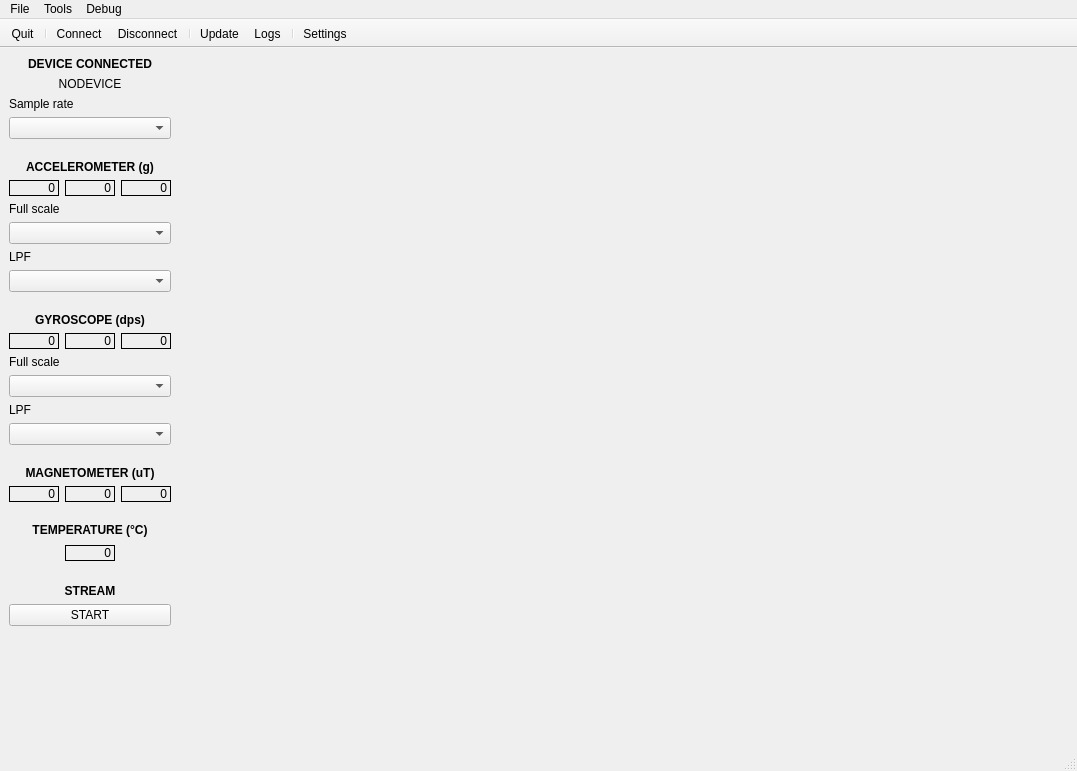
<?xml version="1.0" encoding="UTF-8"?>
<ui version="4.0">
 <class>Graphity</class>
 <widget class="QMainWindow" name="Graphity">
  <property name="geometry">
   <rect>
    <x>0</x>
    <y>0</y>
    <width>1077</width>
    <height>771</height>
   </rect>
  </property>
  <property name="windowTitle">
   <string>Graphity</string>
  </property>
  <widget class="QWidget" name="centralwidget">
   <layout class="QHBoxLayout" name="horizontalLayout_2">
    <item>
     <layout class="QVBoxLayout" name="commandsLayout">
      <property name="spacing">
       <number>6</number>
      </property>
      <item>
       <widget class="QLabel" name="deviceConnectedLabel">
        <property name="text">
         <string>&lt;html&gt;&lt;head/&gt;&lt;body&gt;&lt;p align=&quot;center&quot;&gt;&lt;span style=&quot; font-weight:700;&quot;&gt;DEVICE CONNECTED&lt;/span&gt;&lt;/p&gt;&lt;/body&gt;&lt;/html&gt;</string>
        </property>
       </widget>
      </item>
      <item>
       <widget class="QLabel" name="deviceConnectedValueLabel">
        <property name="text">
         <string>NODEVICE</string>
        </property>
        <property name="alignment">
         <set>Qt::AlignCenter</set>
        </property>
       </widget>
      </item>
      <item>
       <widget class="QLabel" name="sampleRateLabel">
        <property name="sizePolicy">
         <sizepolicy hsizetype="Preferred" vsizetype="Fixed">
          <horstretch>0</horstretch>
          <verstretch>0</verstretch>
         </sizepolicy>
        </property>
        <property name="text">
         <string>&lt;html&gt;&lt;head/&gt;&lt;body&gt;&lt;p&gt;Sample rate&lt;/p&gt;&lt;/body&gt;&lt;/html&gt;</string>
        </property>
        <property name="alignment">
         <set>Qt::AlignLeading|Qt::AlignLeft|Qt::AlignVCenter</set>
        </property>
       </widget>
      </item>
      <item>
       <widget class="QComboBox" name="sampleRateComboBox">
        <property name="sizePolicy">
         <sizepolicy hsizetype="Preferred" vsizetype="Fixed">
          <horstretch>0</horstretch>
          <verstretch>0</verstretch>
         </sizepolicy>
        </property>
       </widget>
      </item>
      <item>
       <spacer name="verticalSpacer_3">
        <property name="orientation">
         <enum>Qt::Vertical</enum>
        </property>
        <property name="sizeType">
         <enum>QSizePolicy::Fixed</enum>
        </property>
        <property name="sizeHint" stdset="0">
         <size>
          <width>20</width>
          <height>15</height>
         </size>
        </property>
       </spacer>
      </item>
      <item>
       <widget class="QLabel" name="accLabel">
        <property name="text">
         <string>&lt;html&gt;&lt;head/&gt;&lt;body&gt;&lt;p&gt;&lt;span style=&quot; font-weight:700;&quot;&gt;ACCELEROMETER (g)&lt;/span&gt;&lt;/p&gt;&lt;/body&gt;&lt;/html&gt;</string>
        </property>
        <property name="alignment">
         <set>Qt::AlignCenter</set>
        </property>
       </widget>
      </item>
      <item>
       <layout class="QHBoxLayout" name="accValuesLayout">
        <item>
         <widget class="QLabel" name="accXValueLabel">
          <property name="sizePolicy">
           <sizepolicy hsizetype="Fixed" vsizetype="Preferred">
            <horstretch>0</horstretch>
            <verstretch>0</verstretch>
           </sizepolicy>
          </property>
          <property name="minimumSize">
           <size>
            <width>50</width>
            <height>0</height>
           </size>
          </property>
          <property name="frameShape">
           <enum>QFrame::Box</enum>
          </property>
          <property name="text">
           <string>0</string>
          </property>
          <property name="alignment">
           <set>Qt::AlignRight|Qt::AlignTrailing|Qt::AlignVCenter</set>
          </property>
         </widget>
        </item>
        <item>
         <widget class="QLabel" name="accYValueLabel">
          <property name="sizePolicy">
           <sizepolicy hsizetype="Fixed" vsizetype="Preferred">
            <horstretch>0</horstretch>
            <verstretch>0</verstretch>
           </sizepolicy>
          </property>
          <property name="minimumSize">
           <size>
            <width>50</width>
            <height>0</height>
           </size>
          </property>
          <property name="frameShape">
           <enum>QFrame::Box</enum>
          </property>
          <property name="text">
           <string>0</string>
          </property>
          <property name="alignment">
           <set>Qt::AlignRight|Qt::AlignTrailing|Qt::AlignVCenter</set>
          </property>
         </widget>
        </item>
        <item>
         <widget class="QLabel" name="accZValueLabel">
          <property name="sizePolicy">
           <sizepolicy hsizetype="Fixed" vsizetype="Preferred">
            <horstretch>0</horstretch>
            <verstretch>0</verstretch>
           </sizepolicy>
          </property>
          <property name="minimumSize">
           <size>
            <width>50</width>
            <height>0</height>
           </size>
          </property>
          <property name="frameShape">
           <enum>QFrame::Box</enum>
          </property>
          <property name="text">
           <string>0</string>
          </property>
          <property name="alignment">
           <set>Qt::AlignRight|Qt::AlignTrailing|Qt::AlignVCenter</set>
          </property>
         </widget>
        </item>
       </layout>
      </item>
      <item>
       <widget class="QLabel" name="accFullScaleLabel">
        <property name="text">
         <string>Full scale</string>
        </property>
       </widget>
      </item>
      <item>
       <widget class="QComboBox" name="accFullScaleComboBox"/>
      </item>
      <item>
       <widget class="QLabel" name="accDlpfLabel">
        <property name="text">
         <string>&lt;html&gt;&lt;head/&gt;&lt;body&gt;&lt;p&gt;LPF&lt;/p&gt;&lt;/body&gt;&lt;/html&gt;</string>
        </property>
       </widget>
      </item>
      <item>
       <widget class="QComboBox" name="accDlpfComboBox"/>
      </item>
      <item>
       <spacer name="verticalSpacer_4">
        <property name="orientation">
         <enum>Qt::Vertical</enum>
        </property>
        <property name="sizeType">
         <enum>QSizePolicy::Fixed</enum>
        </property>
        <property name="sizeHint" stdset="0">
         <size>
          <width>20</width>
          <height>15</height>
         </size>
        </property>
       </spacer>
      </item>
      <item>
       <widget class="QLabel" name="gyroLabel">
        <property name="text">
         <string>&lt;html&gt;&lt;head/&gt;&lt;body&gt;&lt;p&gt;&lt;span style=&quot; font-weight:700;&quot;&gt;GYROSCOPE (dps)&lt;/span&gt;&lt;/p&gt;&lt;/body&gt;&lt;/html&gt;</string>
        </property>
        <property name="alignment">
         <set>Qt::AlignCenter</set>
        </property>
       </widget>
      </item>
      <item>
       <layout class="QHBoxLayout" name="gyroValuesLayout">
        <item>
         <widget class="QLabel" name="gyroXValueLabel">
          <property name="sizePolicy">
           <sizepolicy hsizetype="Fixed" vsizetype="Preferred">
            <horstretch>0</horstretch>
            <verstretch>0</verstretch>
           </sizepolicy>
          </property>
          <property name="minimumSize">
           <size>
            <width>50</width>
            <height>0</height>
           </size>
          </property>
          <property name="frameShape">
           <enum>QFrame::Box</enum>
          </property>
          <property name="text">
           <string>0</string>
          </property>
          <property name="alignment">
           <set>Qt::AlignRight|Qt::AlignTrailing|Qt::AlignVCenter</set>
          </property>
         </widget>
        </item>
        <item>
         <widget class="QLabel" name="gyroYValueLabel">
          <property name="sizePolicy">
           <sizepolicy hsizetype="Fixed" vsizetype="Preferred">
            <horstretch>0</horstretch>
            <verstretch>0</verstretch>
           </sizepolicy>
          </property>
          <property name="minimumSize">
           <size>
            <width>50</width>
            <height>0</height>
           </size>
          </property>
          <property name="frameShape">
           <enum>QFrame::Box</enum>
          </property>
          <property name="text">
           <string>0</string>
          </property>
          <property name="alignment">
           <set>Qt::AlignRight|Qt::AlignTrailing|Qt::AlignVCenter</set>
          </property>
         </widget>
        </item>
        <item>
         <widget class="QLabel" name="gyroZValueLabel">
          <property name="sizePolicy">
           <sizepolicy hsizetype="Fixed" vsizetype="Preferred">
            <horstretch>0</horstretch>
            <verstretch>0</verstretch>
           </sizepolicy>
          </property>
          <property name="minimumSize">
           <size>
            <width>50</width>
            <height>0</height>
           </size>
          </property>
          <property name="frameShape">
           <enum>QFrame::Box</enum>
          </property>
          <property name="text">
           <string>0</string>
          </property>
          <property name="alignment">
           <set>Qt::AlignRight|Qt::AlignTrailing|Qt::AlignVCenter</set>
          </property>
         </widget>
        </item>
       </layout>
      </item>
      <item>
       <widget class="QLabel" name="gyroFullScaleLabel">
        <property name="text">
         <string>&lt;html&gt;&lt;head/&gt;&lt;body&gt;&lt;p&gt;Full scale&lt;/p&gt;&lt;/body&gt;&lt;/html&gt;</string>
        </property>
       </widget>
      </item>
      <item>
       <widget class="QComboBox" name="gyroFullScaleComboBox"/>
      </item>
      <item>
       <widget class="QLabel" name="gyroDlpfLabel">
        <property name="text">
         <string>&lt;html&gt;&lt;head/&gt;&lt;body&gt;&lt;p&gt;LPF&lt;/p&gt;&lt;/body&gt;&lt;/html&gt;</string>
        </property>
       </widget>
      </item>
      <item>
       <widget class="QComboBox" name="gyroDlpfComboBox"/>
      </item>
      <item>
       <spacer name="verticalSpacer_5">
        <property name="orientation">
         <enum>Qt::Vertical</enum>
        </property>
        <property name="sizeType">
         <enum>QSizePolicy::Fixed</enum>
        </property>
        <property name="sizeHint" stdset="0">
         <size>
          <width>20</width>
          <height>15</height>
         </size>
        </property>
       </spacer>
      </item>
      <item>
       <widget class="QLabel" name="magLabel">
        <property name="text">
         <string>&lt;html&gt;&lt;head/&gt;&lt;body&gt;&lt;p align=&quot;center&quot;&gt;&lt;span style=&quot; font-weight:700;&quot;&gt;MAGNETOMETER (uT)&lt;/span&gt;&lt;/p&gt;&lt;/body&gt;&lt;/html&gt;</string>
        </property>
       </widget>
      </item>
      <item>
       <layout class="QHBoxLayout" name="magValuesLayout">
        <item>
         <widget class="QLabel" name="magXValueLabel">
          <property name="sizePolicy">
           <sizepolicy hsizetype="Fixed" vsizetype="Preferred">
            <horstretch>0</horstretch>
            <verstretch>0</verstretch>
           </sizepolicy>
          </property>
          <property name="minimumSize">
           <size>
            <width>50</width>
            <height>0</height>
           </size>
          </property>
          <property name="frameShape">
           <enum>QFrame::Box</enum>
          </property>
          <property name="text">
           <string>0</string>
          </property>
          <property name="alignment">
           <set>Qt::AlignRight|Qt::AlignTrailing|Qt::AlignVCenter</set>
          </property>
         </widget>
        </item>
        <item>
         <widget class="QLabel" name="magYValueLabel">
          <property name="sizePolicy">
           <sizepolicy hsizetype="Fixed" vsizetype="Preferred">
            <horstretch>0</horstretch>
            <verstretch>0</verstretch>
           </sizepolicy>
          </property>
          <property name="minimumSize">
           <size>
            <width>50</width>
            <height>0</height>
           </size>
          </property>
          <property name="frameShape">
           <enum>QFrame::Box</enum>
          </property>
          <property name="text">
           <string>0</string>
          </property>
          <property name="alignment">
           <set>Qt::AlignRight|Qt::AlignTrailing|Qt::AlignVCenter</set>
          </property>
         </widget>
        </item>
        <item>
         <widget class="QLabel" name="magZValueLabel">
          <property name="sizePolicy">
           <sizepolicy hsizetype="Fixed" vsizetype="Preferred">
            <horstretch>0</horstretch>
            <verstretch>0</verstretch>
           </sizepolicy>
          </property>
          <property name="minimumSize">
           <size>
            <width>50</width>
            <height>0</height>
           </size>
          </property>
          <property name="frameShape">
           <enum>QFrame::Box</enum>
          </property>
          <property name="text">
           <string>0</string>
          </property>
          <property name="alignment">
           <set>Qt::AlignRight|Qt::AlignTrailing|Qt::AlignVCenter</set>
          </property>
         </widget>
        </item>
       </layout>
      </item>
      <item>
       <spacer name="verticalSpacer_2">
        <property name="orientation">
         <enum>Qt::Vertical</enum>
        </property>
        <property name="sizeType">
         <enum>QSizePolicy::Fixed</enum>
        </property>
        <property name="sizeHint" stdset="0">
         <size>
          <width>20</width>
          <height>15</height>
         </size>
        </property>
       </spacer>
      </item>
      <item>
       <widget class="QLabel" name="label_2">
        <property name="text">
         <string>&lt;html&gt;&lt;head/&gt;&lt;body&gt;&lt;p align=&quot;center&quot;&gt;&lt;span style=&quot; font-weight:700;&quot;&gt;TEMPERATURE (°C)&lt;/span&gt;&lt;/p&gt;&lt;/body&gt;&lt;/html&gt;</string>
        </property>
       </widget>
      </item>
      <item>
       <layout class="QHBoxLayout" name="horizontalLayout">
        <item>
         <spacer name="horizontalSpacer">
          <property name="orientation">
           <enum>Qt::Horizontal</enum>
          </property>
          <property name="sizeType">
           <enum>QSizePolicy::Minimum</enum>
          </property>
          <property name="sizeHint" stdset="0">
           <size>
            <width>40</width>
            <height>20</height>
           </size>
          </property>
         </spacer>
        </item>
        <item>
         <widget class="QLabel" name="tempValueLabel">
          <property name="sizePolicy">
           <sizepolicy hsizetype="Fixed" vsizetype="Fixed">
            <horstretch>0</horstretch>
            <verstretch>0</verstretch>
           </sizepolicy>
          </property>
          <property name="minimumSize">
           <size>
            <width>50</width>
            <height>0</height>
           </size>
          </property>
          <property name="frameShape">
           <enum>QFrame::Box</enum>
          </property>
          <property name="text">
           <string>0</string>
          </property>
          <property name="alignment">
           <set>Qt::AlignRight|Qt::AlignTrailing|Qt::AlignVCenter</set>
          </property>
         </widget>
        </item>
        <item>
         <spacer name="horizontalSpacer_2">
          <property name="orientation">
           <enum>Qt::Horizontal</enum>
          </property>
          <property name="sizeType">
           <enum>QSizePolicy::Minimum</enum>
          </property>
          <property name="sizeHint" stdset="0">
           <size>
            <width>40</width>
            <height>20</height>
           </size>
          </property>
         </spacer>
        </item>
       </layout>
      </item>
      <item>
       <spacer name="verticalSpacer_7">
        <property name="orientation">
         <enum>Qt::Vertical</enum>
        </property>
        <property name="sizeType">
         <enum>QSizePolicy::Fixed</enum>
        </property>
        <property name="sizeHint" stdset="0">
         <size>
          <width>20</width>
          <height>15</height>
         </size>
        </property>
       </spacer>
      </item>
      <item>
       <widget class="QLabel" name="streamLabel">
        <property name="text">
         <string>&lt;html&gt;&lt;head/&gt;&lt;body&gt;&lt;p&gt;&lt;span style=&quot; font-weight:700;&quot;&gt;STREAM&lt;/span&gt;&lt;/p&gt;&lt;/body&gt;&lt;/html&gt;</string>
        </property>
        <property name="alignment">
         <set>Qt::AlignCenter</set>
        </property>
       </widget>
      </item>
      <item>
       <widget class="QPushButton" name="streamButton">
        <property name="text">
         <string>START</string>
        </property>
       </widget>
      </item>
      <item>
       <spacer name="verticalSpacer">
        <property name="orientation">
         <enum>Qt::Vertical</enum>
        </property>
        <property name="sizeType">
         <enum>QSizePolicy::Expanding</enum>
        </property>
        <property name="sizeHint" stdset="0">
         <size>
          <width>20</width>
          <height>40</height>
         </size>
        </property>
       </spacer>
      </item>
     </layout>
    </item>
    <item>
     <layout class="QVBoxLayout" name="plotsLayout">
      <item>
       <widget class="QCustomPlot" name="inertialPlot" native="true">
        <property name="sizePolicy">
         <sizepolicy hsizetype="Expanding" vsizetype="Expanding">
          <horstretch>0</horstretch>
          <verstretch>0</verstretch>
         </sizepolicy>
        </property>
        <property name="minimumSize">
         <size>
          <width>600</width>
          <height>150</height>
         </size>
        </property>
       </widget>
      </item>
     </layout>
    </item>
   </layout>
  </widget>
  <widget class="QMenuBar" name="menubar">
   <property name="geometry">
    <rect>
     <x>0</x>
     <y>0</y>
     <width>1077</width>
     <height>21</height>
    </rect>
   </property>
   <widget class="QMenu" name="menuFile">
    <property name="title">
     <string>File</string>
    </property>
    <addaction name="actionConnect"/>
    <addaction name="actionDisconnect"/>
    <addaction name="actionSettings"/>
    <addaction name="separator"/>
    <addaction name="actionQuit"/>
   </widget>
   <widget class="QMenu" name="menuTools">
    <property name="title">
     <string>Tools</string>
    </property>
    <addaction name="actionUpdate"/>
   </widget>
   <widget class="QMenu" name="menuDebug">
    <property name="title">
     <string>Debug</string>
    </property>
    <addaction name="actionLogs"/>
   </widget>
   <addaction name="menuFile"/>
   <addaction name="menuTools"/>
   <addaction name="menuDebug"/>
  </widget>
  <widget class="QStatusBar" name="statusbar"/>
  <widget class="QToolBar" name="toolBar">
   <property name="windowTitle">
    <string>toolBar</string>
   </property>
   <property name="movable">
    <bool>false</bool>
   </property>
   <property name="floatable">
    <bool>true</bool>
   </property>
   <attribute name="toolBarArea">
    <enum>TopToolBarArea</enum>
   </attribute>
   <attribute name="toolBarBreak">
    <bool>false</bool>
   </attribute>
   <addaction name="actionQuit"/>
   <addaction name="separator"/>
   <addaction name="actionConnect"/>
   <addaction name="actionDisconnect"/>
   <addaction name="separator"/>
   <addaction name="actionUpdate"/>
   <addaction name="actionLogs"/>
   <addaction name="separator"/>
   <addaction name="actionSettings"/>
  </widget>
  <action name="actionConnect">
   <property name="icon">
    <iconset resource="assets.qrc">
     <normaloff>:/icons/Icons/icon_connect.png</normaloff>:/icons/Icons/icon_connect.png</iconset>
   </property>
   <property name="text">
    <string>Connect</string>
   </property>
  </action>
  <action name="actionDisconnect">
   <property name="icon">
    <iconset resource="assets.qrc">
     <normaloff>:/icons/Icons/icon_disconnect.png</normaloff>:/icons/Icons/icon_disconnect.png</iconset>
   </property>
   <property name="text">
    <string>Disconnect</string>
   </property>
  </action>
  <action name="actionQuit">
   <property name="icon">
    <iconset resource="assets.qrc">
     <normaloff>:/icons/Icons/icon_exit.png</normaloff>:/icons/Icons/icon_exit.png</iconset>
   </property>
   <property name="text">
    <string>Quit</string>
   </property>
  </action>
  <action name="actionUpdate">
   <property name="icon">
    <iconset resource="assets.qrc">
     <normaloff>:/icons/Icons/icon_upload.png</normaloff>:/icons/Icons/icon_upload.png</iconset>
   </property>
   <property name="text">
    <string>Update</string>
   </property>
  </action>
  <action name="actionLogs">
   <property name="icon">
    <iconset resource="assets.qrc">
     <normaloff>:/icons/Icons/icon_logs.png</normaloff>:/icons/Icons/icon_logs.png</iconset>
   </property>
   <property name="text">
    <string>Logs</string>
   </property>
  </action>
  <action name="actionSettings">
   <property name="icon">
    <iconset resource="assets.qrc">
     <normaloff>:/icons/Icons/icon_settings.png</normaloff>:/icons/Icons/icon_settings.png</iconset>
   </property>
   <property name="text">
    <string>Settings</string>
   </property>
  </action>
 </widget>
 <customwidgets>
  <customwidget>
   <class>QCustomPlot</class>
   <extends>QWidget</extends>
   <header>qcustomplot.h</header>
   <container>1</container>
  </customwidget>
 </customwidgets>
 <resources>
  <include location="assets.qrc"/>
 </resources>
 <connections/>
</ui>
